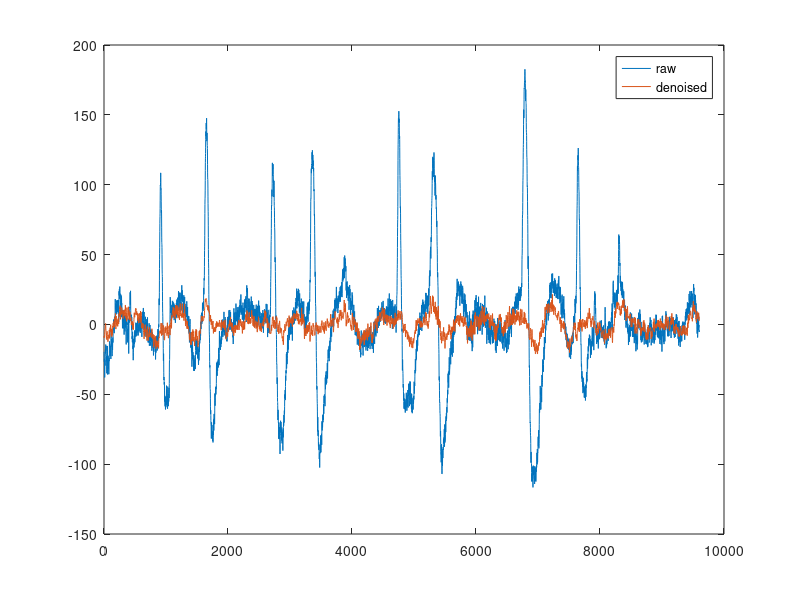

This chart was generated by the following MATLAB code: (Note: this script raises an error after producing the figure.)
data = load('train.mat');
eeg = data.train_eeg;
blinks = data.blinks;

allIdx   = 1:size(eeg,2);
blinkIdx = blinks;                      % artifact frames
cleanIdx = setdiff(allIdx, blinkIdx);   % artifact-free frames

W = eeg(:, blinkIdx );   %  (#blink × nChan)  artifacts (blinks)
S = eeg(:, cleanIdx );   %  (#clean × nChan)  EEG

% ----- ensure zero mean -----
W = detrend(W, 'constant');
S = detrend(S, 'constant');

% ----- covariances -----
Rww = (W * W.');     % noise covariance
Rss = (S * S.');     % EEG covariance

lambda = 1e-6;
%lambda = 0;
W = Rss / (Rss + Rww + lambda * eye(size(Rss)));

sHat = W * eeg;     % estimation

figure;
plot(eeg(1,:));   
hold on;
plot(sHat(1,:));  
legend('raw','denoised');

eeg_test = load('test.mat').test_eeg;  % some test EEG
sHat_test = W * eeg_test;  % apply learned filter

figure;
plot(eeg_test(19,:));   
hold on;
plot(sHat_test(19,:));  
legend('raw','denoised');
